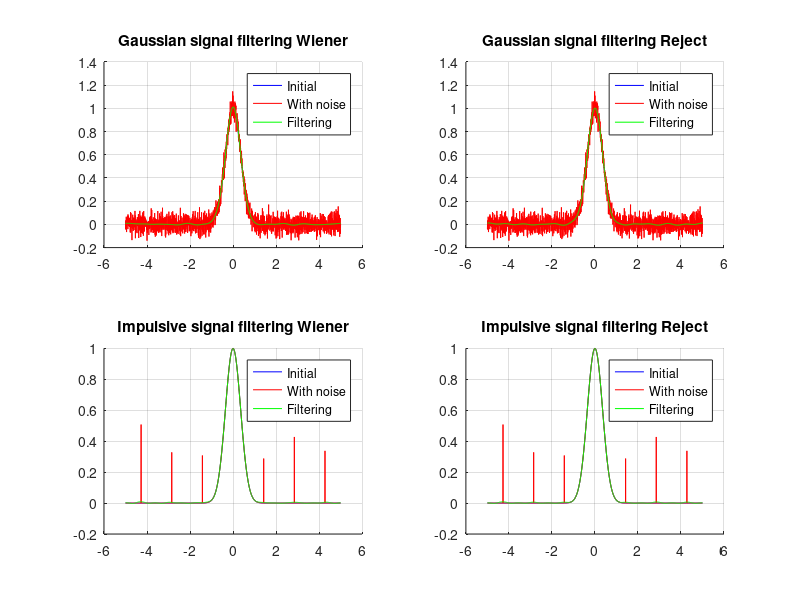

Source code (MATLAB):
function main()
% Initial state
sigma = 0.5;
mult = 5;
step = 0.005;
t = -mult:step:mult;

% Impulse
x0 = gaussian_impulse(t, sigma);

% Gaussian noise generation
NA = 0;
NS = 0.05;
n1 = normrnd(NA, NS, [1 length(x0)]);
x1 = x0 + n1;

% Impulsive noise generation
count = 7;
M = 0.4;
n2 = impulsive_noise(length(x0), count, M);
x2 = x0 + n2;

% Filtering
y1_wiener = wiener_filter(fft(x1), fft(n1));
y2_wiener = wiener_filter(fft(x2), fft(n2));

y1_reject = reject_filter(fft(x1), fft(n1));
y2_reject = reject_filter(fft(x2), fft(n2));

figure;

subplot(2,2,1);
title('Gaussian signal filtering Wiener');
hold on;
grid on;
plot(t, x0, 'b');
plot(t, x1, 'r');
plot(t, ifft(fft(x1).*y1_wiener), 'g');
legend('Initial', 'With noise', 'Filtering');

subplot(2,2,3);
title('Impulsive signal filtering Wiener');
hold on;
grid on;
plot(t, x0, 'b');
plot(t, x2, 'r');
plot(t, ifft(fft(x2).*y2_wiener), 'g');
legend('Initial', 'With noise', 'Filtering');

subplot(2,2,2);
title('Gaussian signal filtering Reject');
hold on;
grid on;
plot(t, x0, 'b');
plot(t, x1, 'r');
plot(t, ifft(fft(x1).*y1_reject), 'g');
legend('Initial', 'With noise', 'Filtering');

subplot(2,2,4);
title('Impulsive signal filtering Reject');
hold on;
grid on;
plot(t, x0, 'b');
plot(t, x2, 'r');
plot(t, ifft(fft(x2).*y2_reject), 'g');
legend('Initial', 'With noise', 'Filtering');
end

% Gaussian impulse
function y = gaussian_impulse(x, s)
    y = exp(-(x / s).^2);
end

% Impulsive noise
function y = impulsive_noise(size, N, mult)
    step = floor(size / N);
    y = zeros(1, size);
    for i = 1:floor(N / 2)
        y(round(size / 2) + i * step) = mult * (0.5 + rand);
        y(round(size / 2) - i * step) = mult * (0.5 + rand);
    end
end

% Wiener filter
function y = wiener_filter(x, n)
    y = 1 - (n./ x).^2;
end

% Reject filter
function y = reject_filter(x, n)
    y = zeros(1, length(x));
    for i = 1:length(x)
        if (abs(x(i)) - abs(n(i))) > 1
            y(i) = 1;
        else
            y(i) = 0;
        end
    end
end
